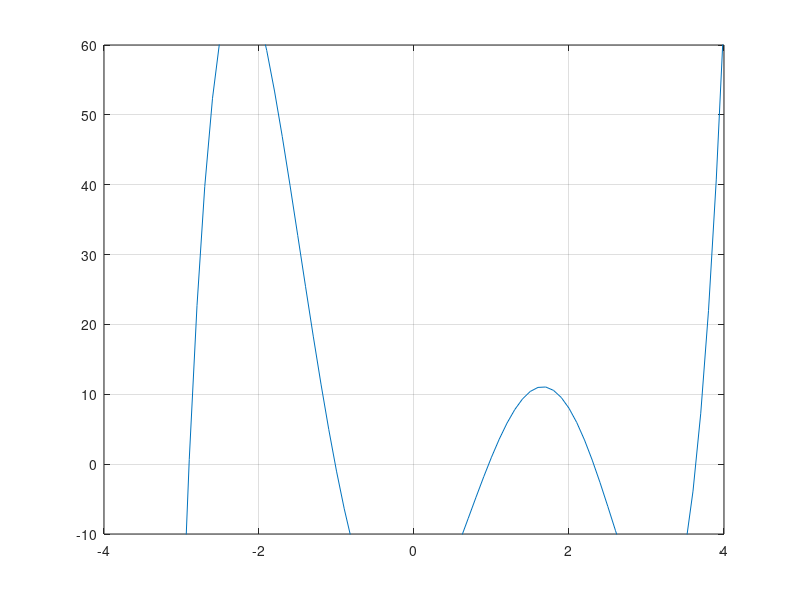

Write the MATLAB code that produced this figure.
% HW 4 problem 3
% Last Edited Sept 28 2013
f = [1 -3 -10 27 10 -24];
a = roots(f);
fprintf('\nThe roots are %.3f, %.3f, %.3f, %.3f, %.3f\n',a);
x = -4:.1:4;
plot(x,x.^5-3.*x.^4-10.*x.^3+27.*x.^2+10.*x-24);
axis([-4 4 -10 60]);
grid on
figure(1)